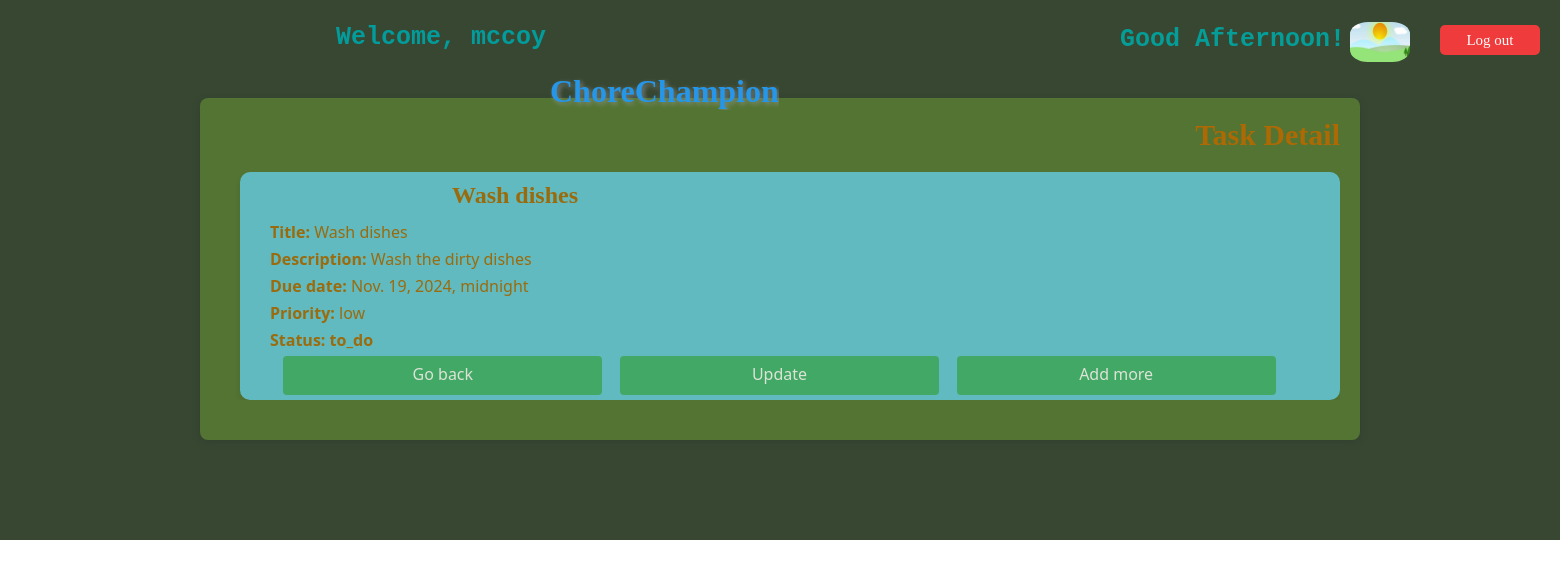
The app's page /task_detail/12/ (signed in) with its own data.
### task_app/models.py (models this page shows, shortened)
class Task(models.Model):
    username = models.ForeignKey(User, on_delete=models.CASCADE)
    title = models.CharField(max_length=100 , blank=True, null=True)
    description = models.TextField(blank=True, null=True)
    due_date = models.DateTimeField(default=timezone.now)
    status = models.CharField(max_length=12, choices=StatusChoices.choices, default=StatusChoices.TO_DO)
    priority = models.CharField(max_length=6, choices=PriorityChoices.choices, default=PriorityChoices.LOW)

### task_app/views.py (the view)
# urls.py: path('task_detail/<int:task_id>/', views.task_detail, name='task_detail'),
@login_required
def task_detail(request, task_id):
    task = get_object_or_404(Task, id=task_id)
    current_hour = datetime.now().hour
    if 6 <= current_hour < 12:
        greeting = "Good Morning!"
        time_of_day = 'morning'
    elif 12 <= current_hour < 18:
        greeting = "Good Afternoon!"
        time_of_day = 'day'
    elif 18 <= current_hour < 22:
        greeting = "Good Evening!"
        time_of_day = 'night'
    else:
        greeting = "Good Night!"
        time_of_day = 'Late night'
    if request.user != task.username:
        messages.error(request, "You do not have permission to view that task, try logging in with different details.")
        return redirect("task_app:home")
    context = {
        "task":task,
        "greeting":greeting,
        "time_of_day": time_of_day
    }
    return render(request, 'task-app/task-detail.html', context)

### templates/task-app/task-detail.html (shortened to what this page needs)
{% extends "partials/base.html" %}
{% load static %}
{% block body %}
<body>
<section class="task-background">
    <div class="task-detail-container">
        <h1>Task Detail</h1>
        <form action="{% url 'task_app:task_detail' task.id %}" method="POST">
            <div class="task-card" id="taskCard">
                <h2>{{ task.title }}</h2>
                <p><strong>Title: </strong><span>{{ task.title }}</span></p>
                <p><strong>Description:</strong> <span>{{ task.description}}</span></p>
                <p><strong>Due date:</strong> <span>{{ task.due_date}}</span></p>
                <p><strong>Priority:</strong> <span>{{ task.priority}}</span></p>
                <p><strong>Status:</strong> <span class="priority-label">{{task.status}}</span></p>
                <a href="{% url 'task_app:dashboard' %}">Go back</a>
                <a href="{% url 'task_app:update_task' task.id %}">Update</a>
                <a href="{% url 'task_app:add_task' %}">Add more</a>
            </div>
        </form>
    </div>
</section>
</body>
{% endblock body %}

### templates/partials/base.html (shortened to what this page needs)
{% load static %}
<!DOCTYPE html>
<html lang="en">
<head>
    <link rel="stylesheet" href="{% static 'css/styles.css' %}">
    <link rel="stylesheet" href="{% static 'css/form.css' %}">
    <link rel="stylesheet" href="{% static 'css/table.css' %}">
    <link rel="stylesheet" href="https://cdnjs.cloudflare.com/ajax/libs/font-awesome/5.15.4/css/all.min.css">
</head>
<body>
<header class="auth-container">
    {% if request.user.is_authenticated %}
        <form action="{% url 'authentication:logout' %}" method="POST">
            <button type= "submit" class="btn">Log out</button>
        </form>
        <h3>
            Welcome, {{ request.user }}
        </h3>
    {% else %}
        <a href="{% url 'authentication:login' %}">Log in</a>
    {% endif %}
</header>
<body>
 {% include "./header.html" %}
{% block body %}
{% endblock body %}
</body>
</html>

### static/css/styles.css (style rules this page uses)
* { margin: 0; padding: 0; box-sizing: border-box; font-family: 'Segoe UI', Tahoma, Geneva, Verdana, sans-serif; overflow-y: hidden; }
header { z-index: 999; position: absolute; top: 0; left: 0; width: 100%; display: flex; justify-content: space-between; align-items: center; padding: 13px 80px; transition: 0.5s ease; }
section { padding: 100px 200px; }

### static/css/form.css (style rules this page uses)
* { margin: 0; padding: 0; box-sizing: border-box; font-family: 'Segoe UI', Tahoma, Geneva, Verdana, sans-serif; overflow-x: hidden; overflow-y: scroll; }
h2 { color: #333; text-align: center; margin-bottom: 10px; margin-left: 500px; font-size: 400; }
.task-background { background-color: #374732; background-size: cover; max-width: 100%; margin: -2px 0 0 0; }
.task-detail-container { padding: 20px 20px 40px 20px; background-color: rgba(126, 184, 54, 0.397); border-radius: 8px; box-shadow: 0 2px 10px rgba(0, 0, 0, 0.1); }
.task-card h2 { position: relative; right: 520px; color: #ad6904; font-family: cursive; margin-bottom: 12px; }
.task-detail-container h1 { text-align: right; color: #ad6904; font-family: cursive; font-size: 30px; margin-bottom: 20px; }
.task-card p { color: #ad6904; margin-bottom: 5px; }
.task-card a { display: inline-flex; align-items: center; justify-content: space-evenly; padding: 7px 10px 10px 10px; width: 31%; margin-left: 13.2px; margin-bottom: 5px; background-color: #3db672; border: none; border-radius: 4px; color: white; font-size: 16px; cursor: pointer; text-decoration: none; }
.task-card { padding: 10px 40px 0 30px; border-radius: 10px; box-shadow: 0 4px 8px rgba(0, 0, 0, 0.1); background-color: #64cce4; opacity: 0.8; margin-left: 20px; }
.priority-label { font-weight: bold; }

### static/css/table.css (style rules this page uses)
.auth-container { animation:slideinleft 1s ease-in; }
.auth-container h3 { position: relative; animation:slideinright 1s ease-in; position: relative; font-weight: bold; font-family: monospace; right: 934px; top: 10px; font-size: 25px; color: #039c9c; white-space: 10px; z-index: 999; }
.btn { color: rgb(253, 251, 250); font-family: 'Times New Roman', Times, serif; font-size: 15px; border-radius: 5px; background: rgb(239, 59, 59); width: 100px; height: 30px; border: none; top: 25px; position: absolute; right: 20px; }

### records on screen
Task: title "Wash dishes", description "Wash the dirty dishes", due_date "Nov. 19, 2024, midnight", priority "low", status "to_do"

### other values on screen
{{ request.user }} "mccoy"
{{ greeting }} "Good Afternoon!"
